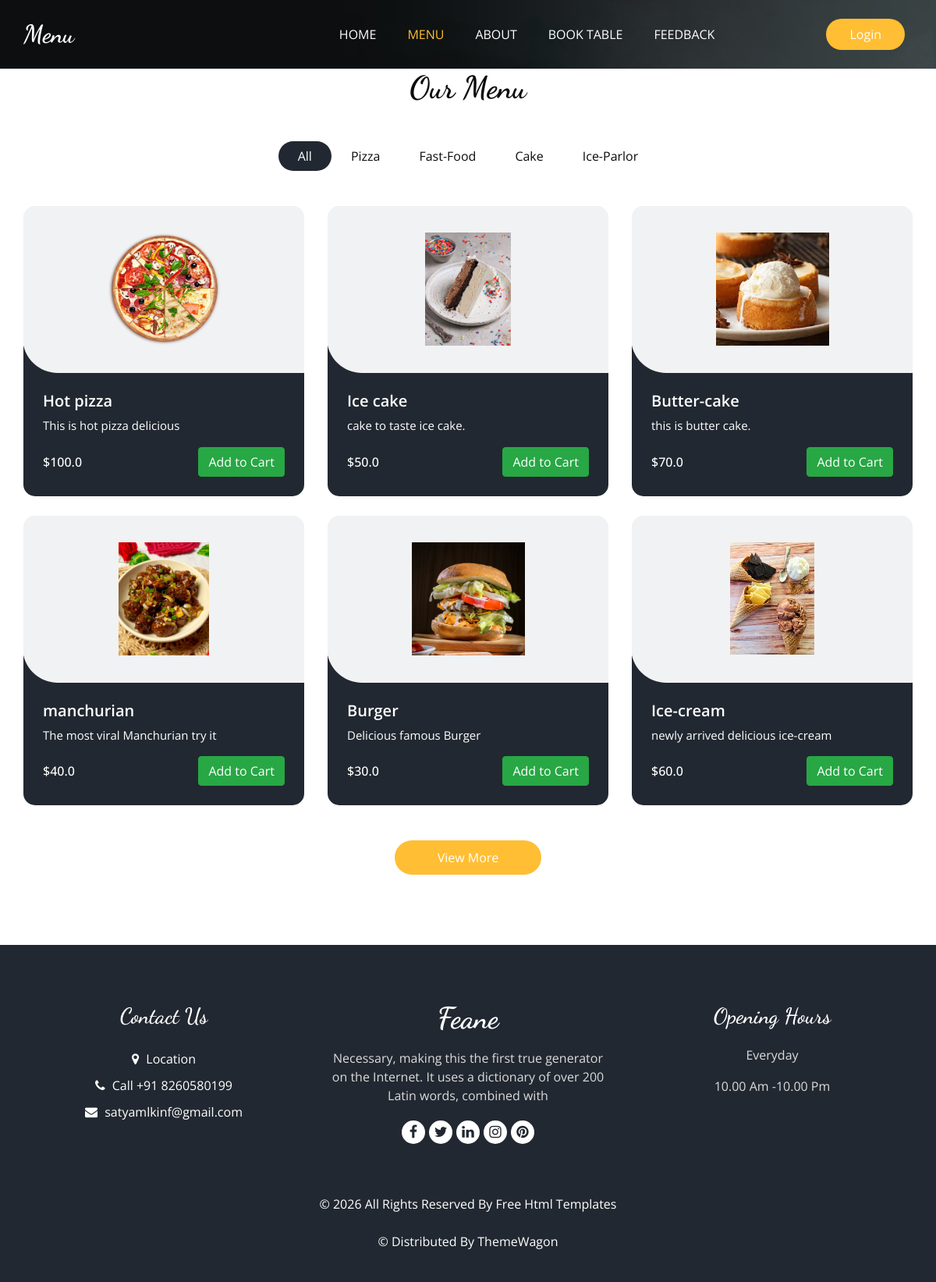
The app's page /menu/ with its own data.
### base_app/models.py (models this page shows, shortened)
class Category(models.Model):
    category_name = models.CharField(max_length=50)
    slug =models.SlugField(unique=True)
    class Meta:
        verbose_name_plural ='Category'
    def __str__(self):
        return self.category_name

class Item(models.Model):
    item_name =models.CharField(max_length=40)
    description=models.TextField()
    price =models.FloatField()
    category =models.ForeignKey(Category, related_name='items', on_delete=models.CASCADE)
    image =models.ImageField(upload_to='items/')
    class Meta:
        verbose_name_plural ='Items'

### base_app/views.py (the view)
# urls.py: path('menu/',views.Menuview,name='menu'),
def Menuview(request):
    items =Item.objects.all()
    list =Category.objects.all()
    return render(request, 'menu.html',{'items':items,'list':list})

### Templates/menu.html
{% extends "base.html" %}
{% block class %}class="sub_page"{% endblock class %}
{% block menu_status %}active{% endblock menu_status %}
{% load static %}
{% block main %}
  <section class="food_section layout_padding-bottom">
    <div class="container">
      <div class="heading_container heading_center">
        <h2>
          Our Menu
        </h2>
      </div>
      <ul class="filters_menu">
        <li class="active" data-filter="*">All</li>
        {% for i in list %}
        <li data-filter=".{{i.category_name}}">{{i.category_name}}</li>
        {% endfor %}
      </ul>
      <div class="filters-content">
        <div class="row grid">
          {% for item in items %}
          <div class="col-sm-6 col-lg-4 all {{item.category}}">
            <div class="box">
              <div>
                <div class="img-box">
                  <img src="/media/{{item.image}} " alt="{{item.image}}">
                </div>
                <div class="detail-box">
                  <h5>
                    {{item.item_name}}
                  </h5>
                  <p>
                    {{item.description}}
                  </p>
                  <div class="options">
                    <h6>
                      ${{item.price}}
                    </h6>
                    <button class="btn btn-success add-to-cart" data-item-id="{{item.id}}" data-item-name="{{item.item_name}}" data-item-price="{{item.price}}">
                      Add to Cart
                    </button>
                  </div>
                </div>
              </div>
            </div>
          </div>
          {% endfor %}
        </div>
      </div>
      <div class="btn-box">
        <a href="">
          View More
        </a>
      </div>
    </div>
  </section>
{% endblock main %}

### Templates/base.html (shortened to what this page needs)
<!DOCTYPE html>
<html>
{% load static %}
<head>
  <link rel="stylesheet" type="text/css" href="{% static 'css/bootstrap.css' %}" />
  <link rel="stylesheet" type="text/css" href="https://cdnjs.cloudflare.com/ajax/libs/OwlCarousel2/2.3.4/assets/owl.carousel.min.css" />
  <link rel="stylesheet" href="https://cdnjs.cloudflare.com/ajax/libs/jquery-nice-select/1.1.0/css/nice-select.min.css" />
  <link href="{% static 'css/font-awesome.min.css' %}" rel="stylesheet" />
  <link href="{% static 'css/style.css' %}" rel="stylesheet" />
  <link href="{% static 'css/responsive.css' %}" rel="stylesheet" />
</head>
 <body {% block class %}{% endblock class %}>
  <div class="hero_area">
    <div class="bg-box">
      <img src="{% static 'images/hero-bg.jpg' %}" alt="">
    </div>
    <header class="header_section">
      <div class="container">
        <nav class="navbar navbar-expand-lg custom_nav-container ">
          <a class="navbar-brand" href="{% url 'home' %}">
  <span>
    {% if request.path == '/' %}
      Burger
    {% elif '/menu' in request.path %}
      Menu
    {% elif '/about' in request.path %}
      About
    {% elif '/feedback' in request.path %}
      Feedback
     {% elif '/book-table' in request.path %}
      Book-table
    {% elif '/cart-page' in request.path %}
      Cart
    {% elif '/login' in request.path %}
      Login
    {% elif '/signup' in request.path %}
      Signup
    {% else %}
      Cart
    {% endif %}
  </span>
          </a>
          <div class="collapse navbar-collapse" id="navbarSupportedContent">
            <ul class="navbar-nav  mx-auto ">
              <li class="nav-item {% block home_status %}{% endblock home_status %}">
                <a class="nav-link" href="{% url 'home'  %}">Home <span class="sr-only">(current)</span></a>
              </li>
              <li class="nav-item {% block menu_status %}{% endblock menu_status %}">
                <a class="nav-link " href="{% url 'menu'  %}">Menu</a>
              </li>
              <li class="nav-item {% block about_status %}{% endblock about_status %}">
                <a class="nav-link" href="{% url 'about'  %}">About</a>
              </li>
              <li class="nav-item {% block table_status %}{% endblock table_status %}">
                <a class="nav-link" href="{% url 'book-table'  %}">Book Table</a>
              </li>
              <li class="nav-item {% block feedback_status %}{% endblock feedback_status %}">
                <a class="nav-link" href="{% url 'feedback'  %}">Feedback</a>
              </li>
            </ul>
            <div class="user_option">
              <div class="user_option">
                 {% if user.is_authenticated %}
                  <span style="background-color: #f8c6c6; color: #000; padding: 5px 10px; border-radius: 5px; font-weight: bold;">
                     {{ user.username }}
                  </span>
                  <form method="post" action="{% url 'logout' %}" style="display:inline;">
  {% csrf_token %}
  <button type="submit" class="btn ml-3 btn-warning">
    Logout
  </button>
</form>
                  <a href="{% url 'cart-page' %}" class="btn btn-primary">
  <i class="fa fa-shopping-cart"></i> Cart
</a>
                 {% else %}
                  <a href="{% url 'login' %}" class="btn order_online">Login</a>
               {% endif %}
              </div>
            </div>
          </div>
        </nav>
      </div>
    </header>
  </div>
 {% block main %}{% endblock main %}
  <footer class="footer_section">
    <div class="container">
      <div class="row">
        <div class="col-md-4 footer-col">
          <div class="footer_contact">
            <h4>
              Contact Us
            </h4>
            <div class="contact_link_box">
              <a href="">
                <i class="fa fa-map-marker" aria-hidden="true"></i>
                <span>
                  Location
                </span>
              </a>
              <a href="">
                <i class="fa fa-phone" aria-hidden="true"></i>
                <span>
                  Call +91 8260580199
                </span>
              </a>
              <a href="">
                <i class="fa fa-envelope" aria-hidden="true"></i>
                <span>
                  satyamlkinf@gmail.com
                </span>
              </a>
            </div>
          </div>
        </div>
        <div class="col-md-4 footer-col">
          <div class="footer_detail">
            <a href="" class="footer-logo">
              Feane
            </a>
            <p>
              Necessary, making this the first true generator on the Internet. It uses a dictionary of over 200 Latin words, combined with
            </p>
            <div class="footer_social">
              <a href="">
                <i class="fa fa-facebook" aria-hidden="true"></i>
              </a>
              <a href="">
                <i class="fa fa-twitter" aria-hidden="true"></i>
              </a>
              <a href="">
                <i class="fa fa-linkedin" aria-hidden="true"></i>
              </a>
              <a href="">
                <i class="fa fa-instagram" aria-hidden="true"></i>
              </a>
              <a href="">
                <i class="fa fa-pinterest" aria-hidden="true"></i>
              </a>
            </div>
          </div>
        </div>
        <div class="col-md-4 footer-col">
          <h4>
            Opening Hours
          </h4>
          <p>
            Everyday
          </p>
          <p>
            10.00 Am -10.00 Pm
          </p>
        </div>
      </div>
      <div class="footer-info">
        <p>
          &copy; <span id="displayYear"></span> All Rights Reserved By
          <a href="https://html.design/">Free Html Templates</a><br><br>
          &copy;  Distributed By
          <a href="https://themewagon.com/" target="_blank">ThemeWagon</a>
        </p>
      </div>
    </div>
  </footer>
</body>
</html>

### Static/css/responsive.css (style rules this page uses)
@media (min-width: 1200px) { .container { max-width: 1170px; } }

### records on screen
Category: category_name "Pizza"
Category: category_name "Fast-Food"
Category: category_name "Cake"
Category: category_name "Ice-Parlor"
Item: image (picture), item_name "Hot pizza", description "This is hot pizza delicious", price "100.0"
Item: image (picture), item_name "Ice cake", description "cake to taste ice cake.", price "50.0"
Item: image (picture), item_name "Butter-cake", description "this is butter cake.", price "70.0"
Item: image (picture), item_name "manchurian", description "The most viral Manchurian try it", price "40.0"
Item: image (picture), item_name "Burger", description "Delicious famous Burger", price "30.0"
Item: image (picture), item_name "Ice-cream", description "newly arrived delicious ice-cream", price "60.0"
